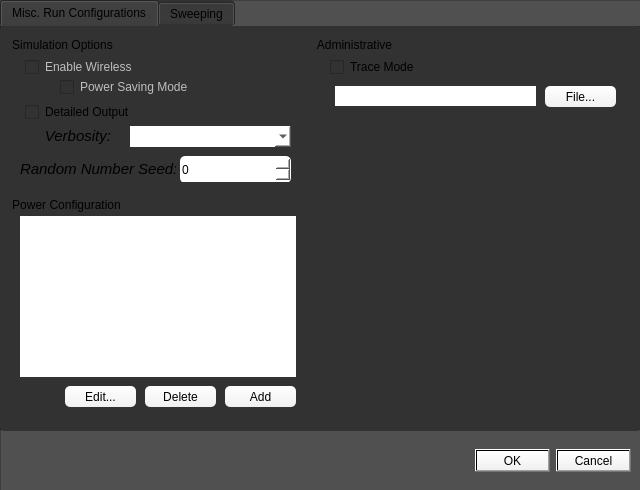
<?xml version="1.0" encoding="UTF-8"?>
<ui version="4.0">
 <class>RunConfigurations</class>
 <widget class="QDialog" name="RunConfigurations">
  <property name="geometry">
   <rect>
    <x>0</x>
    <y>0</y>
    <width>640</width>
    <height>490</height>
   </rect>
  </property>
  <property name="windowTitle">
   <string>Run Configurations</string>
  </property>
  <property name="styleSheet">
   <string notr="true">QGroupBox {
    border: 1px solid black;
    border-radius: 9px;
    margin-top: 0.5em;
}
QGroupBox::title {
    subcontrol-position:top middle;
    subcontrol-origin: margin;
    left: 10px;
    padding: 0 3px 0 3px;
	color:rgb(255, 255, 255);
}
QLabel {
	color:rgb(255, 255, 255);
}
QLabel:disabled {
	color:rgb(120, 120, 120);
}
QCheckBox{
	color:rgb(255, 255, 255);
}
QCheckBox:disabled{
	color::rgb(120, 120, 120);
}
QLineEdit:disabled{
	background-color:rgb(180, 180, 180);
}
QWidget:disabled{
	background-color:rgb(180, 180, 180);
}
QTextEdit:disabled{
	background-color:rgb(180, 180, 180);
}
QComboBox:disabled{
	background-color:rgb(180, 180, 180);
}
QLineEdit:disabled{
	background-color:rgb(120, 120, 120);
}
background-color: rgb(80, 80, 80);
</string>
  </property>
  <widget class="QFrame" name="Run_Configurations_Frame">
   <property name="geometry">
    <rect>
     <x>0</x>
     <y>0</y>
     <width>641</width>
     <height>491</height>
    </rect>
   </property>
   <property name="styleSheet">
    <string notr="true">background-color: rgb(80, 80, 80)</string>
   </property>
   <property name="frameShape">
    <enum>QFrame::StyledPanel</enum>
   </property>
   <property name="frameShadow">
    <enum>QFrame::Raised</enum>
   </property>
   <widget class="QTabWidget" name="Run_Confirmations_Tab_Widget">
    <property name="geometry">
     <rect>
      <x>0</x>
      <y>0</y>
      <width>641</width>
      <height>431</height>
     </rect>
    </property>
    <property name="styleSheet">
     <string notr="true">background-color: rgb(50, 50, 50);
border-radius: 5px;</string>
    </property>
    <property name="currentIndex">
     <number>0</number>
    </property>
    <widget class="QWidget" name="Misc_Config_Tab">
     <attribute name="title">
      <string>Misc. Run Configurations</string>
     </attribute>
     <widget class="QGroupBox" name="Simulation_Options_GroupBox">
      <property name="geometry">
       <rect>
        <x>10</x>
        <y>10</y>
        <width>296</width>
        <height>156</height>
       </rect>
      </property>
      <property name="styleSheet">
       <string notr="true">border-radius: 5px;
</string>
      </property>
      <property name="title">
       <string>Simulation Options</string>
      </property>
      <widget class="QCheckBox" name="Wireless_CheckBox">
       <property name="enabled">
        <bool>false</bool>
       </property>
       <property name="geometry">
        <rect>
         <x>15</x>
         <y>20</y>
         <width>156</width>
         <height>22</height>
        </rect>
       </property>
       <property name="toolTip">
        <string>&lt;html&gt;&lt;head/&gt;&lt;body&gt;&lt;p&gt;Enable radio hub wireless transmission [&lt;span style=&quot; font-weight:600; font-style:italic;&quot;&gt;CURRENTLY UNAVAILABLE&lt;/span&gt;] &lt;/p&gt;&lt;/body&gt;&lt;/html&gt;</string>
       </property>
       <property name="styleSheet">
        <string notr="true"/>
       </property>
       <property name="text">
        <string>Enable Wireless</string>
       </property>
      </widget>
      <widget class="QCheckBox" name="Power_Saving_Mode_CheckBox">
       <property name="enabled">
        <bool>false</bool>
       </property>
       <property name="geometry">
        <rect>
         <x>50</x>
         <y>40</y>
         <width>161</width>
         <height>22</height>
        </rect>
       </property>
       <property name="text">
        <string>Power Saving Mode</string>
       </property>
      </widget>
      <widget class="QWidget" name="Random_Number_Seed_Widget" native="true">
       <property name="geometry">
        <rect>
         <x>10</x>
         <y>120</y>
         <width>281</width>
         <height>26</height>
        </rect>
       </property>
       <widget class="QLabel" name="Random_Number_Seed_Label">
        <property name="geometry">
         <rect>
          <x>0</x>
          <y>0</y>
          <width>156</width>
          <height>26</height>
         </rect>
        </property>
        <property name="toolTip">
         <string>&lt;html&gt;&lt;head/&gt;&lt;body&gt;&lt;p&gt;Seed for generating random numbers in simulation&lt;/p&gt;&lt;/body&gt;&lt;/html&gt;</string>
        </property>
        <property name="styleSheet">
         <string notr="true">font-size: 11pt;
font-style: italic;</string>
        </property>
        <property name="text">
         <string>&lt;html&gt;&lt;head/&gt;&lt;body&gt;&lt;p align=&quot;center&quot;&gt;Random Number Seed:&lt;/p&gt;&lt;/body&gt;&lt;/html&gt;</string>
        </property>
       </widget>
       <widget class="QSpinBox" name="Random_Number_Seed_SpinBox">
        <property name="geometry">
         <rect>
          <x>160</x>
          <y>0</y>
          <width>111</width>
          <height>27</height>
         </rect>
        </property>
        <property name="styleSheet">
         <string notr="true">background-color: rgb(255, 255, 255);</string>
        </property>
       </widget>
      </widget>
      <widget class="QWidget" name="Verbose_Widget" native="true">
       <property name="geometry">
        <rect>
         <x>10</x>
         <y>90</y>
         <width>281</width>
         <height>21</height>
        </rect>
       </property>
       <widget class="QComboBox" name="Verbose_ComboBox">
        <property name="geometry">
         <rect>
          <x>110</x>
          <y>0</y>
          <width>161</width>
          <height>21</height>
         </rect>
        </property>
        <property name="styleSheet">
         <string notr="true">background-color: rgb(255, 255, 255);
border-radius: 0px;
text-align: center;</string>
        </property>
       </widget>
       <widget class="QLabel" name="Verbose_Label">
        <property name="geometry">
         <rect>
          <x>15</x>
          <y>0</y>
          <width>86</width>
          <height>21</height>
         </rect>
        </property>
        <property name="toolTip">
         <string>&lt;html&gt;&lt;head/&gt;&lt;body&gt;&lt;p&gt;Verbosity level of output&lt;/p&gt;&lt;/body&gt;&lt;/html&gt;</string>
        </property>
        <property name="styleSheet">
         <string notr="true">font-size: 11pt;
font-style: italic;</string>
        </property>
        <property name="text">
         <string>&lt;html&gt;&lt;head/&gt;&lt;body&gt;&lt;p align=&quot;center&quot;&gt;Verbosity:&lt;/p&gt;&lt;/body&gt;&lt;/html&gt;</string>
        </property>
       </widget>
      </widget>
      <widget class="QCheckBox" name="Detailed_Output_Checkbox">
       <property name="geometry">
        <rect>
         <x>15</x>
         <y>65</y>
         <width>161</width>
         <height>22</height>
        </rect>
       </property>
       <property name="toolTip">
        <string>&lt;html&gt;&lt;head/&gt;&lt;body&gt;&lt;p&gt;Enables detailed output&lt;/p&gt;&lt;/body&gt;&lt;/html&gt;</string>
       </property>
       <property name="text">
        <string>Detailed Output</string>
       </property>
      </widget>
     </widget>
     <widget class="QGroupBox" name="Administrative_GroupBox">
      <property name="geometry">
       <rect>
        <x>315</x>
        <y>10</y>
        <width>316</width>
        <height>156</height>
       </rect>
      </property>
      <property name="styleSheet">
       <string notr="true">border-radius: 5px;
</string>
      </property>
      <property name="title">
       <string>Administrative</string>
      </property>
      <widget class="QCheckBox" name="Trace_Mode_CheckBox">
       <property name="geometry">
        <rect>
         <x>15</x>
         <y>20</y>
         <width>111</width>
         <height>22</height>
        </rect>
       </property>
       <property name="toolTip">
        <string>&lt;html&gt;&lt;head/&gt;&lt;body&gt;&lt;p&gt;Enable tracing signals to a &lt;span style=&quot; font-style:italic;&quot;&gt;.vcd&lt;/span&gt; file. You will need a separate program to view and visualize these files&lt;/p&gt;&lt;/body&gt;&lt;/html&gt;</string>
       </property>
       <property name="text">
        <string>Trace Mode</string>
       </property>
      </widget>
      <widget class="QWidget" name="Trace_Mode_File_Widget" native="true">
       <property name="geometry">
        <rect>
         <x>20</x>
         <y>50</y>
         <width>286</width>
         <height>21</height>
        </rect>
       </property>
       <widget class="QPushButton" name="Trace_Mode_File_PushButton">
        <property name="geometry">
         <rect>
          <x>210</x>
          <y>0</y>
          <width>71</width>
          <height>21</height>
         </rect>
        </property>
        <property name="toolTip">
         <string>&lt;html&gt;&lt;head/&gt;&lt;body&gt;&lt;p&gt;Save trace signals to file&lt;/p&gt;&lt;/body&gt;&lt;/html&gt;</string>
        </property>
        <property name="styleSheet">
         <string notr="true">background-color: qlineargradient(spread:pad, x1:0, y1:1, x2:0, y2:0, stop:0 rgba(240, 240, 240, 255), stop:1 rgba(255, 255, 255, 255));
border-color: rgb(0, 0, 0);
</string>
        </property>
        <property name="text">
         <string>File...</string>
        </property>
       </widget>
       <widget class="QLineEdit" name="Trace_Mode_File_LineEdit">
        <property name="enabled">
         <bool>false</bool>
        </property>
        <property name="geometry">
         <rect>
          <x>0</x>
          <y>-1</y>
          <width>201</width>
          <height>21</height>
         </rect>
        </property>
        <property name="toolTip">
         <string>&lt;html&gt;&lt;head/&gt;&lt;body&gt;&lt;p&gt;Path to file to save signal traces to&lt;/p&gt;&lt;/body&gt;&lt;/html&gt;</string>
        </property>
        <property name="styleSheet">
         <string notr="true">background-color: rgb(255, 255, 255);
border-radius: 0px;
font-size: 10pt;
</string>
        </property>
       </widget>
      </widget>
     </widget>
     <widget class="QGroupBox" name="Power_Configuration_GroupBox">
      <property name="geometry">
       <rect>
        <x>10</x>
        <y>170</y>
        <width>296</width>
        <height>221</height>
       </rect>
      </property>
      <property name="toolTip">
       <string>&lt;html&gt;&lt;head/&gt;&lt;body&gt;&lt;p&gt;Add, delete, and edit power configuration files for simulations&lt;/p&gt;&lt;/body&gt;&lt;/html&gt;</string>
      </property>
      <property name="styleSheet">
       <string notr="true">border-radius: 5px;
</string>
      </property>
      <property name="title">
       <string>Power Configuration</string>
      </property>
      <widget class="QListView" name="Power_Configuration_ListView">
       <property name="geometry">
        <rect>
         <x>10</x>
         <y>20</y>
         <width>276</width>
         <height>161</height>
        </rect>
       </property>
       <property name="styleSheet">
        <string notr="true">background-color: rgb(255, 255, 255);
border-radius: 0px;
font-size: 10pt;
text-align: right;</string>
       </property>
      </widget>
      <widget class="QPushButton" name="Power_Configuration_Delete_PushButton">
       <property name="geometry">
        <rect>
         <x>135</x>
         <y>190</y>
         <width>71</width>
         <height>21</height>
        </rect>
       </property>
       <property name="styleSheet">
        <string notr="true">background-color: qlineargradient(spread:pad, x1:0, y1:1, x2:0, y2:0, stop:0 rgba(240, 240, 240, 255), stop:1 rgba(255, 255, 255, 255));
border-color: rgb(0, 0, 0);
</string>
       </property>
       <property name="text">
        <string>Delete</string>
       </property>
      </widget>
      <widget class="QPushButton" name="Power_Configuration_Add_PushButton">
       <property name="geometry">
        <rect>
         <x>215</x>
         <y>190</y>
         <width>71</width>
         <height>21</height>
        </rect>
       </property>
       <property name="styleSheet">
        <string notr="true">background-color: qlineargradient(spread:pad, x1:0, y1:1, x2:0, y2:0, stop:0 rgba(240, 240, 240, 255), stop:1 rgba(255, 255, 255, 255));
border-color: rgb(0, 0, 0);</string>
       </property>
       <property name="text">
        <string>Add</string>
       </property>
      </widget>
      <widget class="QPushButton" name="Power_Configuration_Edit_PushButton">
       <property name="geometry">
        <rect>
         <x>55</x>
         <y>190</y>
         <width>71</width>
         <height>21</height>
        </rect>
       </property>
       <property name="styleSheet">
        <string notr="true">background-color: qlineargradient(spread:pad, x1:0, y1:1, x2:0, y2:0, stop:0 rgba(240, 240, 240, 255), stop:1 rgba(255, 255, 255, 255));
border-color: rgb(0, 0, 0);</string>
       </property>
       <property name="text">
        <string>Edit...</string>
       </property>
      </widget>
     </widget>
     <widget class="QLabel" name="label_2">
      <property name="geometry">
       <rect>
        <x>405</x>
        <y>215</y>
        <width>146</width>
        <height>121</height>
       </rect>
      </property>
      <property name="text">
       <string/>
      </property>
      <property name="pixmap">
       <pixmap>:/assets/logo.png</pixmap>
      </property>
     </widget>
     <widget class="QLabel" name="label">
      <property name="geometry">
       <rect>
        <x>400</x>
        <y>230</y>
        <width>151</width>
        <height>106</height>
       </rect>
      </property>
      <property name="text">
       <string/>
      </property>
      <property name="pixmap">
       <pixmap>:/assets/logo.png</pixmap>
      </property>
     </widget>
    </widget>
    <widget class="QWidget" name="Sweeping_Config_Tab">
     <attribute name="title">
      <string>Sweeping</string>
     </attribute>
     <widget class="QGroupBox" name="Sweep_Options_GroupBox">
      <property name="enabled">
       <bool>false</bool>
      </property>
      <property name="geometry">
       <rect>
        <x>10</x>
        <y>30</y>
        <width>296</width>
        <height>186</height>
       </rect>
      </property>
      <property name="styleSheet">
       <string notr="true">border-radius: 5px;
</string>
      </property>
      <property name="title">
       <string>Sweep Options</string>
      </property>
      <widget class="QWidget" name="Variable_Sweep_Widget" native="true">
       <property name="geometry">
        <rect>
         <x>10</x>
         <y>25</y>
         <width>271</width>
         <height>26</height>
        </rect>
       </property>
       <widget class="QComboBox" name="Variable_Sweep_ComboBox">
        <property name="geometry">
         <rect>
          <x>105</x>
          <y>0</y>
          <width>161</width>
          <height>21</height>
         </rect>
        </property>
        <property name="styleSheet">
         <string notr="true">background-color: rgb(255, 255, 255);
border-radius: 0px;
text-align: center;</string>
        </property>
       </widget>
       <widget class="QLabel" name="Variable_Sweep_Label">
        <property name="geometry">
         <rect>
          <x>-5</x>
          <y>1</y>
          <width>106</width>
          <height>21</height>
         </rect>
        </property>
        <property name="styleSheet">
         <string notr="true">font-size: 11pt;
font-style: italic;</string>
        </property>
        <property name="text">
         <string>&lt;html&gt;&lt;head/&gt;&lt;body&gt;&lt;p align=&quot;center&quot;&gt;Variable:&lt;/p&gt;&lt;/body&gt;&lt;/html&gt;</string>
        </property>
       </widget>
      </widget>
     </widget>
     <widget class="QGroupBox" name="Sweep_Output_Options_GroupBox">
      <property name="enabled">
       <bool>false</bool>
      </property>
      <property name="geometry">
       <rect>
        <x>315</x>
        <y>30</y>
        <width>316</width>
        <height>186</height>
       </rect>
      </property>
      <property name="styleSheet">
       <string notr="true">border-radius: 5px;
</string>
      </property>
      <property name="title">
       <string>Output Options</string>
      </property>
      <widget class="QRadioButton" name="Sweep_Output_BarGraph_RadioButton">
       <property name="geometry">
        <rect>
         <x>15</x>
         <y>25</y>
         <width>117</width>
         <height>22</height>
        </rect>
       </property>
       <property name="text">
        <string>Bar Graph</string>
       </property>
      </widget>
      <widget class="QRadioButton" name="Sweep_Output_LineGraph_RadioButton">
       <property name="geometry">
        <rect>
         <x>15</x>
         <y>55</y>
         <width>117</width>
         <height>22</height>
        </rect>
       </property>
       <property name="text">
        <string>Line Graph</string>
       </property>
      </widget>
      <widget class="QRadioButton" name="Sweep_Output_ScatterPlot_RadioButton">
       <property name="geometry">
        <rect>
         <x>15</x>
         <y>85</y>
         <width>117</width>
         <height>22</height>
        </rect>
       </property>
       <property name="text">
        <string>Scatter Plot</string>
       </property>
      </widget>
      <widget class="QGraphicsView" name="Sweep_Output_GraphicsView">
       <property name="geometry">
        <rect>
         <x>135</x>
         <y>20</y>
         <width>171</width>
         <height>91</height>
        </rect>
       </property>
       <property name="styleSheet">
        <string notr="true">background-color: rgb(255, 255, 255);</string>
       </property>
      </widget>
      <widget class="QWidget" name="Sweep_Output_Image_Widget" native="true">
       <property name="geometry">
        <rect>
         <x>10</x>
         <y>150</y>
         <width>296</width>
         <height>21</height>
        </rect>
       </property>
       <widget class="QPushButton" name="Sweep_Output_Image_PushButton">
        <property name="geometry">
         <rect>
          <x>225</x>
          <y>0</y>
          <width>71</width>
          <height>21</height>
         </rect>
        </property>
        <property name="styleSheet">
         <string notr="true">background-color: qlineargradient(spread:pad, x1:0, y1:1, x2:0, y2:0, stop:0 rgba(240, 240, 240, 255), stop:1 rgba(255, 255, 255, 255));
border-color: rgb(0, 0, 0);
</string>
        </property>
        <property name="text">
         <string>File...</string>
        </property>
       </widget>
       <widget class="QLineEdit" name="Sweep_Output_Image_LineEdit">
        <property name="geometry">
         <rect>
          <x>0</x>
          <y>0</y>
          <width>211</width>
          <height>21</height>
         </rect>
        </property>
        <property name="styleSheet">
         <string notr="true">background-color: rgb(255, 255, 255);
border-radius: 0px;</string>
        </property>
       </widget>
      </widget>
      <widget class="QCheckBox" name="Sweep_Output_Image_CheckBox">
       <property name="geometry">
        <rect>
         <x>15</x>
         <y>120</y>
         <width>161</width>
         <height>22</height>
        </rect>
       </property>
       <property name="text">
        <string>Save Copy to Image:</string>
       </property>
      </widget>
     </widget>
     <widget class="QCheckBox" name="Enable_Sweeping_CheckBox">
      <property name="enabled">
       <bool>false</bool>
      </property>
      <property name="geometry">
       <rect>
        <x>15</x>
        <y>5</y>
        <width>321</width>
        <height>22</height>
       </rect>
      </property>
      <property name="text">
       <string>Enable Sweeping (still in development)</string>
      </property>
     </widget>
    </widget>
   </widget>
   <widget class="QDialogButtonBox" name="Confirm_ButtonBox">
    <property name="geometry">
     <rect>
      <x>10</x>
      <y>445</y>
      <width>621</width>
      <height>32</height>
     </rect>
    </property>
    <property name="styleSheet">
     <string notr="true">background-color: qlineargradient(spread:pad, x1:0, y1:1, x2:0, y2:0, stop:0 rgba(240, 240, 240, 255), stop:1 rgba(255, 255, 255, 255));
border-color: rgb(0, 0, 0);</string>
    </property>
    <property name="orientation">
     <enum>Qt::Horizontal</enum>
    </property>
    <property name="standardButtons">
     <set>QDialogButtonBox::Cancel|QDialogButtonBox::Ok</set>
    </property>
   </widget>
  </widget>
 </widget>
 <resources/>
 <connections/>
</ui>
